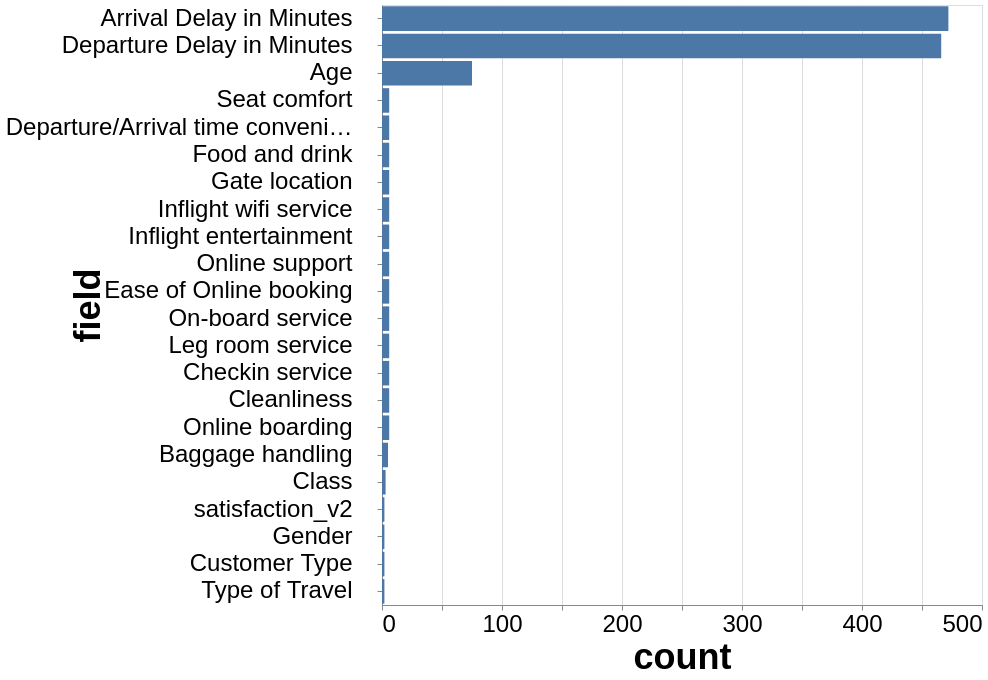

Specify this chart in Vega-Lite:
### Vega-Lite specification from a JSON file in a GitHub repository (floating-point values rounded to 4 significant figures)
{"config": {"view": {"width": 400, "height": 300}, "mark": {"tooltip": null}, "axis": {"labelFontSize": 24, "titleFontSize": 36}}, "data": {"name": "data-fd22828f7bf89e47944ade0096e1ab34"}, "mark": "bar", "encoding": {"x": {"type": "quantitative", "field": "count"}, "y": {"type": "nominal", "axis": {"labelLimit": 350, "labelPadding": 25, "titlePadding": 75}, "field": "field", "sort": {"field": "count", "order": "descending"}}}, "height": 600, "transform": [{"filter": "(datum.count < 1000)"}], "width": 600, "$schema": "https://vega.github.io/schema/vega-lite/v5.json", "datasets": {"data-fd22828f7bf89e47944ade0096e1ab34": [{"field": "id", "count": 129880}, {"field": "satisfaction_v2", "count": 2}, {"field": "Gender", "count": 2}, {"field": "Customer Type", "count": 2}, {"field": "Age", "count": 75}, {"field": "Type of Travel", "count": 2}, {"field": "Class", "count": 3}, {"field": "Flight Distance", "count": 5398}, {"field": "Seat comfort", "count": 6}, {"field": "Departure/Arrival time convenient", "count": 6}, {"field": "Food and drink", "count": 6}, {"field": "Gate location", "count": 6}, {"field": "Inflight wifi service", "count": 6}, {"field": "Inflight entertainment", "count": 6}, {"field": "Online support", "count": 6}, {"field": "Ease of Online booking", "count": 6}, {"field": "On-board service", "count": 6}, {"field": "Leg room service", "count": 6}, {"field": "Baggage handling", "count": 5}, {"field": "Checkin service", "count": 6}, {"field": "Cleanliness", "count": 6}, {"field": "Online boarding", "count": 6}, {"field": "Departure Delay in Minutes", "count": 466}, {"field": "Arrival Delay in Minutes", "count": 472}]}}
